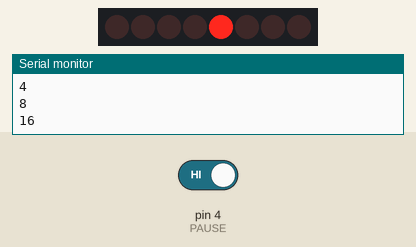
Recording of a sketch running on a simulated Arduino Uno, built with avr-gcc and run on an emulated ATmega328P. On the bench: 8 shift-register outputs drawn as a row of LEDs (first output left, lit = HIGH), the last lines printed to the serial monitor. Wiring (inferred from the names in the program): shift register (74HC595): data pin 6; shift clock pin 10; latch pin 8. Wiring (inferred from the signals the program sends): row of LEDs: on Q0, Q1, Q2, Q3, Q4, Q5, Q6, Q7. Inputs (shaded band) come from the test bench; at power-on: pin 4 (PAUSE) HIGH.

Above: at 0.45 s.
1.3 s: pin 4 (PAUSE) driven LOW
2.8 s: pin 4 (PAUSE) driven HIGH
At 2.85 s:
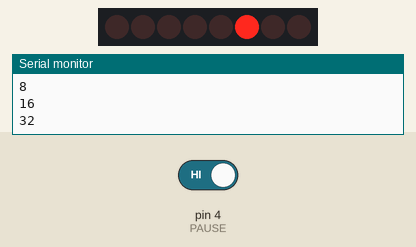
At 3.25 s:
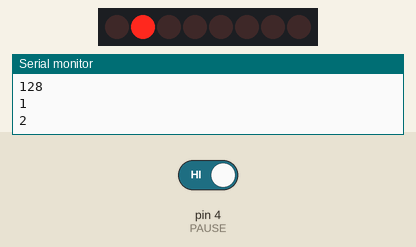
Timing chart, 0 to 10.6 s (numbered marks = the images above; inputs shaded):
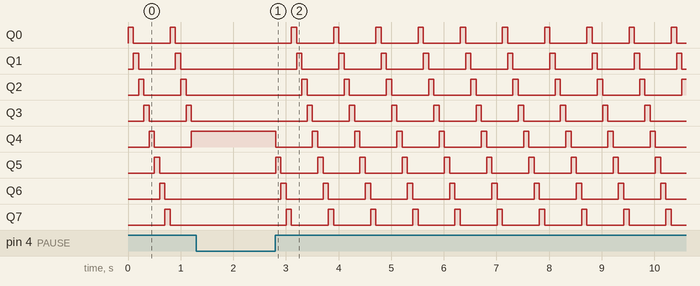

The sketch:

Ex09c_bitShift2.ino
```cpp
// LED binary number display
//
// define digital output pins
#define DATA 6
#define LATCH 8
#define CLOCK 10
// define digital input pin
#define PAUSE 4

void setup()
{
  pinMode(DATA, OUTPUT);
  pinMode(LATCH, OUTPUT);
  pinMode(CLOCK, OUTPUT);
  pinMode(PAUSE, INPUT);
  Serial.begin(9600);
}

void loop()
{
  int i;
  int pause;
  int z = 1;
  for (i = 0; i < 8; i++) {
    while (pause = digitalRead(PAUSE) == 0) {
      // stay here while switch is pressed
      delay(100);
    }

    // continue counting only if switch not pressed.
    //ground latchPin and hold low for as long as you are transmitting
    digitalWrite(LATCH, LOW);

    // reference:
    // https://www.arduino.cc/reference/tr/language/functions/advanced-io/shiftout/
    shiftOut(DATA, CLOCK, MSBFIRST, z);

    //return the latch pin high to signal chip that it
    //no longer needs to listen for information
    digitalWrite(LATCH, HIGH);

    Serial.println(z);
    delay(100); // Wait for 100 millisecond(s)
    z = z * 2;
  }
}
```

Measured:
- after the input at 1.3 s, every drawn part: stays the same
- after the input at 2.8 s, Q0: alternates HIGH for 0.10 s and LOW for 0.70 s, starting after 0.30 s; Q1: alternates HIGH for 0.10 s and LOW for 0.70 s, starting after 0.40 s
